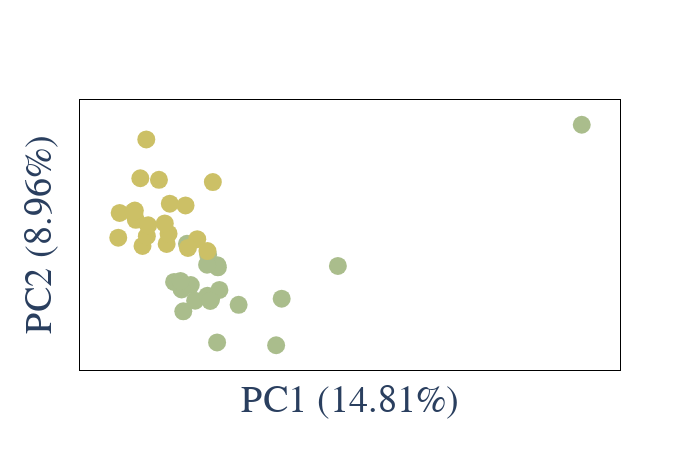

Notebook code for this chart:
### Code cell
# Protein Abundance PCA plot
plot_options={
            "compare groups": ["Colony 1.3","Colony 1.6"],
            "title": "PCA Analysis",
            "color": ["#AABD8C", "#ccc066","blue", "red", "green", "black", "yellow", "purple",
                      "orange", "brown", "pink", "gray", "olive", "cyan"],
            "symbol": ['circle', 'circle', 'circle'],
            "marker_size": 18,
            "width": 700,
            "height": 450,
            "font": dict(size=32, family="Arial black"),
            "ylimits": [],
            "xlimits": []
        }
figure, _, _ =PCA_plots(data_obj, plot_options, saved_settings,username="20min")
figure.update_layout(title=None,showlegend=False)
figure.write_image("20min_PCA.png", scale=10, width = 1000, height=1000)
figure.show()

### Figure 1 — Plotly figure (JSON) as saved in the notebook; plotly's stock layout.template omitted (floating-point values rounded to 4 significant figures)
{"data": [{"hovertemplate": "%{text}<br>PC1: %{x} <br>PC2: %{y}", "legendgroup": "Colony 1.3", "marker": {"color": "#AABD8C", "size": 18, "symbol": "circle"}, "mode": "markers", "name": "Colony 1.3", "orientation": "v", "showlegend": true, "text": ["HeLa_ATG_KNO_Col1-3_20min_my_stage 0 N6_BN6_1_1930", "HeLa_ATG_KNO_Col1-3_20min_my_stage 0 M7_BM7_1_1920", "HeLa_ATG_KNO_Col1-3_20min_my_stage 0 M5_BM5_1_1916", "HeLa_ATG_KNO_Col1-3_20min_my_stage 0 L6_BL6_1_1904", "HeLa_ATG_KNO_Col1-3_20min_my_stage 0 L4_BL4_1_1900", "HeLa_ATG_KNO_Col1-3_20min_my_stage 0 K7_BK7_1_1896", "HeLa_ATG_KNO_Col1-3_20min_my_stage 0 K5_BK5_1_1894", "HeLa_ATG_KNO_Col1-3_20min_my_stage 0 K3_BK3_1_1890", "HeLa_ATG_KNO_Col1-3_20min_my_stage 0 J6_BJ6_1_1884", "HeLa_ATG_KNO_Col1-3_20min_my_stage 0 J4_BJ4_1_1880", "HeLa_ATG_KNO_Col1-3_20min_my_stage 0 I7_BI7_1_1874", "HeLa_ATG_KNO_Col1-3_20min_my_stage 0 I5_BI5_1_1870", "HeLa_ATG_KNO_Col1-3_20min_my_stage 0 I3_BI3_1_1864", "HeLa_ATG_KNO_Col1-3_20min_my_stage 0 H4_BH4_1_1858", "HeLa_ATG_KNO_Col1-3_20min_my_stages 0 G6_BG6_1_1852", "HeLa_ATG_KNO_Col1-3_20min_my_stages 0 G4_BG4_1_1848", "HeLa_ATG_KNO_Col1-3_20min_my_stages 0 F7_BF7_1_1844", "HeLa_ATG_KNO_Col1-3_20min_my_stages 0 F5_BF5_1_1842", "HeLa_ATG_KNO_Col1-3_20min_my_stages 0 F3_BF3_1_1834", "HeLa_ATG_KNO_Col1-3_20min_my_stages 0 E6_BE6_1_1830", "HeLa_ATG_KNO_Col1-3_20min_my_stages 0 E4_BE4_1_1826"], "type": "scatter", "x": [-0.4073, -1.632, 1.082, -0.9549, 3.111, 28.32, -0.08533, 5.866, 0.8192, 1.529, 1.699, -1.079, 1.027, 10.4, -1.161, 0.8697, 1.544, 1.586, 6.273, -0.6852, 0.7927], "xaxis": "x", "y": [-3.171, -2.897, -4.428, -5.475, -4.901, 10.89, -4.543, -8.448, -4.1, -8.204, -3.596, -3.553, -4.563, -1.493, -2.81, -0.5018, -1.428, -1.615, -4.366, 0.4525, -1.384], "yaxis": "y"}, {"hovertemplate": "%{text}<br>PC1: %{x} <br>PC2: %{y}", "legendgroup": "Colony 1.6", "marker": {"color": "#ccc066", "size": 18, "symbol": "circle"}, "mode": "markers", "name": "Colony 1.6", "orientation": "v", "showlegend": true, "text": ["HeLa_ATG_KNO_Col1-6_20min_my_stage 0 N11_BN11_1_1928", "HeLa_ATG_KNO_Col1-6_20min_my_stage 0 N9_BN9_1_1926", "HeLa_ATG_KNO_Col1-6_20min_my_stage 0 M10_BM10_1_1918", "HeLa_ATG_KNO_Col1-6_20min_my_stage 0 M8_BM8_1_1912", "HeLa_ATG_KNO_Col1-6_20min_my_stage 0 L11_BL11_1_1908", "HeLa_ATG_KNO_Col1-6_20min_my_stage 0 L9_BL9_1_1902", "HeLa_ATG_KNO_Col1-6_20min_my_stage 0 K12_BK12_1_1898", "HeLa_ATG_KNO_Col1-6_20min_my_stage 0 K10_BK10_1_1892", "HeLa_ATG_KNO_Col1-6_20min_my_stage 0 K8_BK8_1_1886", "HeLa_ATG_KNO_Col1-6_20min_my_stage 0 J9_BJ9_1_1878", "HeLa_ATG_KNO_Col1-6_20min_my_stage 0 I12_BI12_1_1872", "HeLa_ATG_KNO_Col1-6_20min_my_stage 0 I10_BI10_1_1868", "HeLa_ATG_KNO_Col1-6_20min_my_stage 0 I8_BI8_1_1866", "HeLa_ATG_KNO_Col1-6_20min_my_stage 0 H11_BH11_1_1860", "HeLa_ATG_KNO_Col1-6_20min_my_stage 0 H9_BH9_1_1856", "HeLa_ATG_KNO_Col1-6_20min_my_stages 0 G9_BG9_1_1850", "HeLa_ATG_KNO_Col1-6_20min_my_stages 0 F12_BF12_1_1846", "HeLa_ATG_KNO_Col1-6_20min_my_stages 0 F10_BF10_1_1838", "HeLa_ATG_KNO_Col1-6_20min_my_stages 0 F8_BF8_1_1836", "HeLa_ATG_KNO_Col1-6_20min_my_stages 0 E11_BE11_1_1828", "HeLa_ATG_KNO_Col1-6_20min_my_stages 0 E9_BE9_1_1824"], "type": "scatter", "x": [1.216, 0.8206, -4.553, 0.06802, -3.953, -3.634, -4.445, -3.535, -5.734, -2.179, -4.515, -5.631, -0.615, -4.606, -2.037, -2.743, -2.315, -1.947, -0.7922, -4.113, -3.674], "xaxis": "x", "y": [5.869, -0.1897, 3.011, 0.8516, 0.2657, 1.116, 2.557, 2.077, 0.9912, 0.4427, 3.373, 3.162, 0.09043, 3.281, 1.337, 6.062, 2.241, 3.966, 3.817, 6.2, 9.609], "yaxis": "y"}], "layout": {"font": {"family": "Arial black", "size": 32}, "height": 450, "legend": {"title": {"text": "Sample Type"}, "tracegroupgap": 0}, "paper_bgcolor": "rgba(255, 255, 255, 255)", "plot_bgcolor": "rgba(255, 255, 255, 255)", "showlegend": false, "title": {}, "width": 700, "xaxis": {"anchor": "y", "domain": [0, 1], "linecolor": "black", "mirror": true, "showticklabels": false, "title": {"text": "PC1 (14.81%)"}}, "yaxis": {"anchor": "x", "domain": [0, 1], "linecolor": "black", "mirror": true, "showticklabels": false, "title": {"text": "PC2 (8.96%)"}}}}
